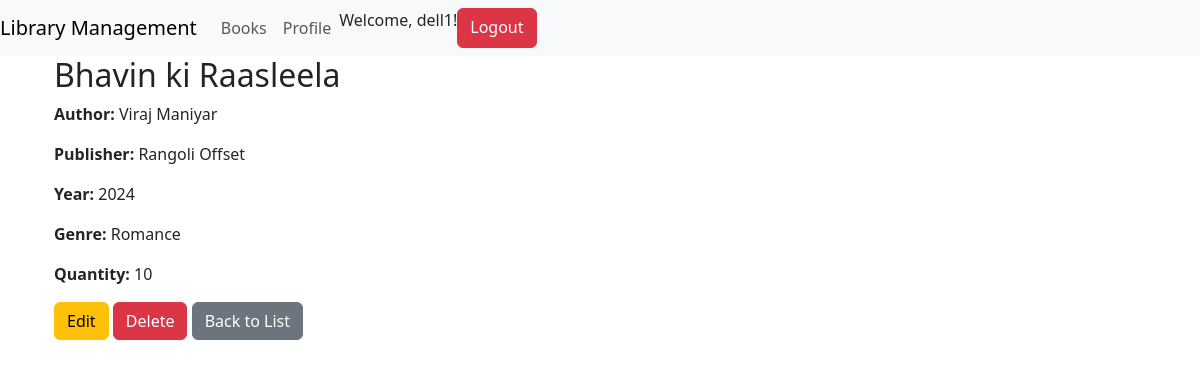
The page /books/book/1/ (signed in) on the database its author committed.
### books/models.py (models this page shows, shortened)
class Book(models.Model):
    isbn = models.CharField(max_length=13)
    title = models.CharField(max_length=200)
    author = models.CharField(max_length=200)
    publisher = models.CharField(max_length=200)
    year = models.IntegerField()
    genre = models.CharField(max_length=100)
    quantity = models.IntegerField()
    cover_image = models.ImageField(upload_to='covers/', blank=True, null=True)

### books/views.py (the view)
# urls.py: path('book/<int:pk>/', views.book_detail, name='book_detail'),
@login_required
def book_detail(request, pk):
    book = get_object_or_404(Book, pk=pk)
    return render(request, 'book_detail.html', {'book': book})

### books/templates/book_detail.html
{%  extends 'base.html' %}
{% block content %}
    <div class="container">
        <h2>{{ book.title }}</h2>
        <p><strong>Author:</strong> {{ book.author }}</p>
        <p><strong>Publisher:</strong> {{ book.publisher }}</p>
        <p><strong>Year:</strong> {{ book.year }}</p>
        <p><strong>Genre:</strong> {{ book.genre }}</p>
        <p><strong>Quantity:</strong> {{ book.quantity }}</p>
        <a href="{% url 'book_update' book.pk %}" class="btn btn-warning">Edit</a>
        <a href="{% url 'book_delete' book.pk %}" class="btn btn-danger">Delete</a>
        <a href="{% url 'book_list' %}" class="btn btn-secondary">Back to List</a>
    </div>
{% endblock %}

### books/templates/base.html (shortened to what this page needs)
<!DOCTYPE html>
<html>
<head>
    {% load bootstrap5 %}
    {% bootstrap_css %}
</head>
<body>
    <nav class="navbar navbar-expand-lg navbar-light bg-light">
        <a class="navbar-brand" href="{% url 'home' %}">Library Management</a>
        <div class="collapse navbar-collapse">
            <ul class="navbar-nav mr-auto">
                <li class="nav-item"><a class="nav-link" href="{% url 'book_list' %}">Books</a></li>
                <li class="nav-item"><a class="nav-link" href="{% url 'profile' %}">Profile</a></li>
            </ul>
            <ul class="navbar-nav ml-auto">
                {% if not user.is_authenticated %}
                <a href="{% url 'google_login' %}" class="btn btn-primary">Login with Google</a>
            {% else %}
                <p>Welcome, {{ user.username }}!</p>
                <a href="{% url 'logout' %}" class="btn btn-danger">Logout</a>
            {% endif %}
            </ul>
        </div>
    </nav>
    <div class="container">
        {% block content %}{% endblock %}
    </div>
</body>
</html>

### rows shown on the page
Book: title "Bhavin ki Raasleela", author "Viraj Maniyar", publisher "Rangoli Offset", year "2024", genre "Romance", quantity "10"

### other values the page prints
{{ user.username }} "dell1"
